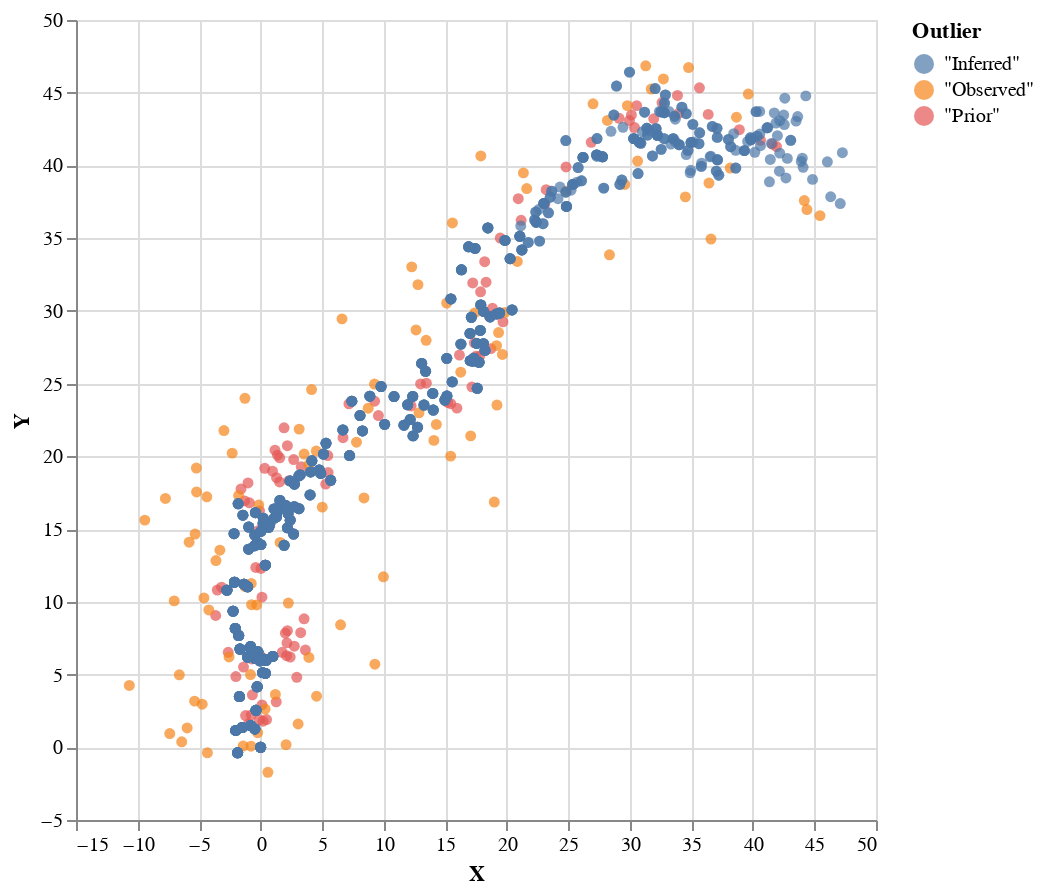

The cell this chart's notebook holds for it:
### Markdown cell above
The monad-bayes's `smc` function does sequential importance sampling. At each step, the population of "particles" that we follow is resampled, here according to multinomial distribution.

### Code cell
inferredVectors = fst =<< particles

plot 
    (zip 
        (fmap (\v -> (v V.! 0, v V.! 1)) $ randomWalkPrior <> randomWalkObserved <> inferredVectors) 
        (replicate 100 (T.pack "Prior") <> replicate 100 (T.pack "Observed") <> replicate 1000 (T.pack "Inferred")))

### Figure 1 — Vega-Lite specification as saved in the notebook (floating-point values rounded to 4 significant figures; data arrays with more than 128 entries replaced by an {"elided": "..."} marker saying what was removed)
{"$schema": "https://vega.github.io/schema/vega-lite/v4.json", "data": {"values": {"elided": "1200 records"}}, "encoding": {"color": {"field": "Outlier"}, "x": {"field": "X", "type": "quantitative"}, "y": {"field": "Y", "type": "quantitative"}}, "height": 400, "mark": "circle", "width": 400}
